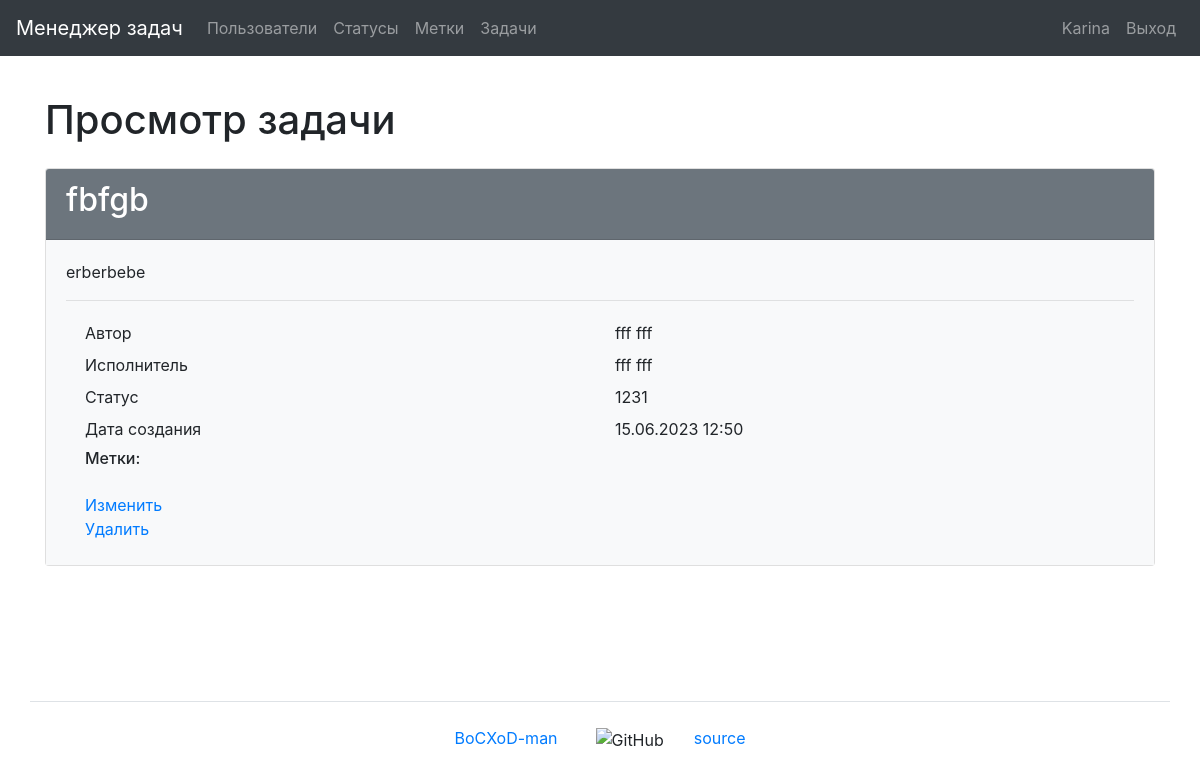
Screenshot of /tasks/2/ (signed in) with the database file from the repository.
### task_manager/users/models.py (models this page shows)
class User(AbstractUser):
    first_name = models.CharField(max_length=150)
    last_name = models.CharField(max_length=150)
    def __str__(self):
        return self.get_full_name()

### task_manager/tasks/models.py (models this page shows, shortened)
class Task(models.Model):
    name = models.CharField(
        max_length=150,
        blank=False,
        unique=True,
        verbose_name=_('Name')
    )
    description = models.TextField(
        max_length=10000,
        blank=True,
        verbose_name=_('Description')
    )
    date_created = models.DateTimeField(
        auto_now_add=True,
        verbose_name=_('Creation date')
    )
    author = models.ForeignKey(
        User,
        on_delete=models.PROTECT,
        related_name='author',
        verbose_name=_('Author')
    )
    status = models.ForeignKey(
        Status,
        on_delete=models.PROTECT,
        related_name='statuses',
        verbose_name=_('Status')
    )
    executor = models.ForeignKey(
        User,
        on_delete=models.PROTECT,
        related_name='executor',
        verbose_name=_('Executor')
    )
    labels = models.ManyToManyField(
        Label,
        through='TaskLabelRelation',
        through_fields=('task', 'label'),
        blank=True,
        related_name='labels',
        verbose_name=_('Labels')
    )
    class Meta:
        verbose_name = _('Task')
        verbose_name_plural = _('Tasks')

### task_manager/statuses/models.py (models this page shows)
class Status(models.Model):
    name = models.CharField(
        max_length=150,
        unique=True,
        blank=False,
        verbose_name=_('Name'),
    )
    date_created = models.DateTimeField(
        auto_now_add=True,
        verbose_name=_('Creation date')
    )
    def __str__(self):
        return self.name
    class Meta:
        verbose_name = _('Status')
        verbose_name_plural = _('Statuses')

### task_manager/tasks/views.py (the view)
# urls.py: path('<int:pk>/', TaskDetailView.as_view(), name='task_show'),
class TaskDetailView(AuthRequiredMixin, DetailView):
    template_name = 'tasks/task_show.html'
    model = Task
    context_object_name = 'task'
    extra_context = {
        'title': _('Task preview')
    }

### task_manager/mixins.py (called while the page is built)
    def dispatch(self, request, *args, **kwargs):
        if not request.user.is_authenticated:
            messages.error(request, self.auth_message)
            return redirect(reverse_lazy('login'))
        return super().dispatch(request, *args, **kwargs)

### task_manager/templates/tasks/task_show.html (shortened to what this page needs)
{% extends "base.html" %}
{% load bootstrap4 %}
{% load i18n %}
{% block content %}
    <h1 class="my-4">{{ title }}</h1>
    <div class="card">
        <div class="card-header bg-secondary text-white">
            <h2>{{ task.name }}</h2>
        </div>
        <div class="card-body bg-light">
            <p>{{ task.description }}</p>
            <hr>
            <div class="container">
                <div class="row p-1">
                    <div class="col">{% trans 'Author' %}</div>
                    <div class="col">{{ task.author }}</div>
                </div>
                <div class="row p-1">
                    <div class="col">{% trans 'Executor' %}</div>
                    <div class="col">{{ task.executor }}</div>
                </div>
                <div class="row p-1">
                    <div class="col">{% trans 'Status' %}</div>
                    <div class="col">{{ task.status }}</div>
                </div>
                <div class="row p-1">
                    <div class="col">{% trans 'Creation date' %}</div>
                    <div class="col">{{ task.date_created|date:"d.m.Y H:i" }}</div>
                </div>
                <div class="row p-1">
                    <div class="col">
                        <h6>{% trans 'Labels' %}:</h6>
                    </div>
                </div>
                <div class="row p-1">
                    <div class="col">
                        <a href="{% url 'task_update' task.id %}">{% trans 'Update' %}</a>
                        <br>
                        <a href="{% url 'task_delete' task.id %}">{% trans 'Delete' %}</a>
                    </div>
                </div>
            </div>
        </div>
    </div>
{% endblock content %}

### task_manager/templates/navbar.html (shortened to what this page needs)
{% load i18n %}
<nav class="navbar navbar-expand-md navbar-dark bg-dark mb-3">
    <a class="navbar-brand" href="{% url 'home' %}">{% trans "Task manager" %}</a>
    <div class="collapse navbar-collapse" id="navbarToggleExternalContent">
        <ul class="navbar-nav mr-auto">
            <li class="nav-item">
                <a class="nav-link" href="{% url 'users' %}">{% trans "Users" %}</a>
            </li>
            {% if user.is_authenticated %}
                <li class="nav-item">
                    <a class="nav-link" href="{% url 'statuses' %}">{% trans "Statuses" %}</a>
                </li>
                <li class="nav-item">
                    <a class="nav-link" href="{% url 'labels' %}">{% trans "Labels" %}</a>
                </li>
                <li class="nav-item">
                    <a class="nav-link" href="{% url 'tasks' %}">{% trans "Tasks" %}</a>
                </li>
            {% endif %}
        </ul>
        <ul class="navbar-nav">
            {% if user.is_authenticated %}
                <li class="nav-item">
                    <a class="nav-link" href="{% url 'user_update' user.id %}">{{ user.username }}</a>
                </li>
                <li class="nav-item">
                    <a class="nav-link" href="{% url 'logout' %}">{% trans "Log Out" %}</a>
                </li>
            {% endif %}
        </ul>
    </div>
</nav>

### rows the page displays
User: username "Karina"
Task: name "fbfgb", description "erberbebe", author "fff fff", executor "fff fff", status "1231", date_created "15.06.2023 12:50"

### other values shown
{{ title }} "Просмотр задачи"
